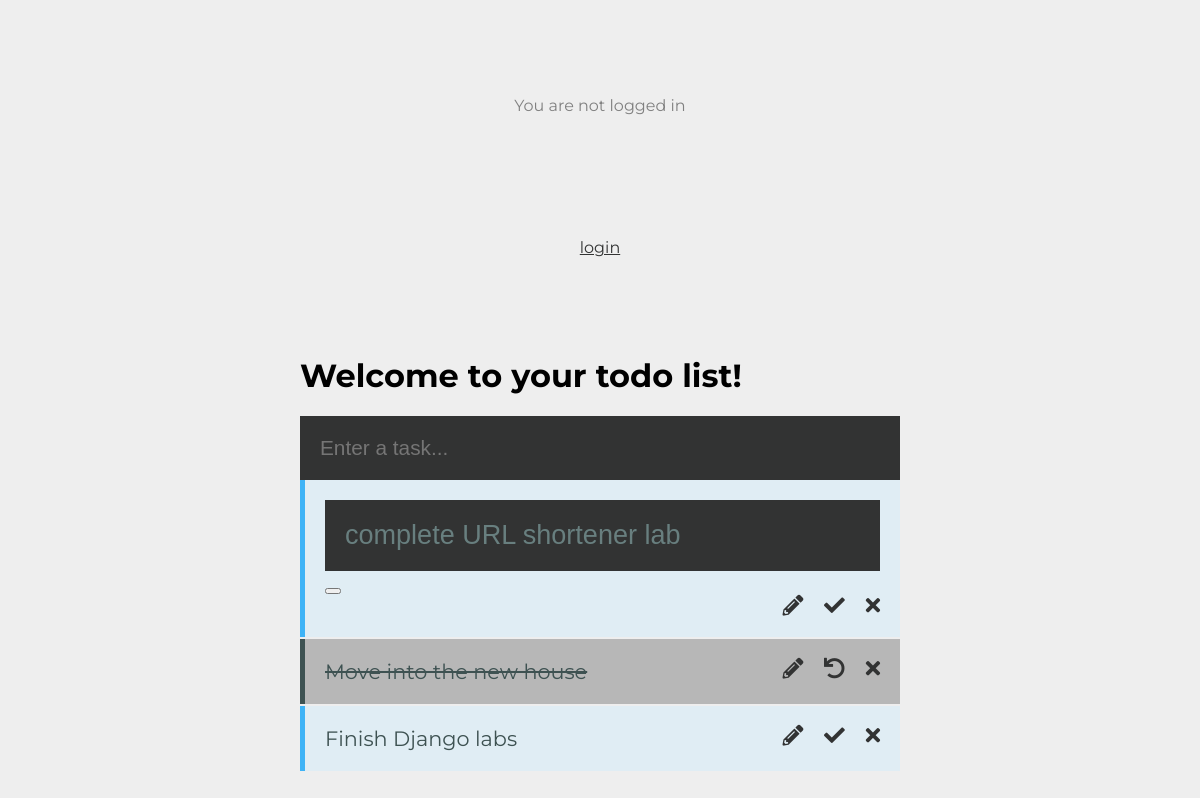
Screenshot of /todos/3/editing with the database file from the repository.
### todos/models.py (models this page shows, shortened)
class Todo(models.Model):
    text = models.CharField(max_length=250)
    completed = models.BooleanField(default=False)
    created_date = models.DateTimeField(default=timezone.now)
    completed_date = models.DateTimeField(null=True, blank=True)
    def __str__(self):
        return self.text

### todos/views.py (the view)
# urls.py: path('todos/<int:pk>/editing', views.edit_view, name='edit_view'),
def edit_view(request, pk):
    todos = Todo.objects.all().order_by('-created_date', 'completed')
    return render(request, 'todos/index.html', {
        'todos': todos,
        'pk': pk,
        'editing': True
    })

### todos/templates/todos/index.html (shortened to what this page needs)
{% extends "todos/base.html" %}
{% block extra_styles %}
    <link rel="stylesheet" href="https://use.fontawesome.com/releases/v5.8.1/css/all.css">
{% endblock extra_styles %}
{% block login %}
{% if user.is_authenticated %}
  Hi {{ user.username }}!
  <p><a href="{% url 'logout' %}">logout</a></p>
{% else %}
  <p>You are not logged in</p>
  <a href="{% url 'login' %}">login</a>
{% endif %}
{% endblock %}
{% block content %}
    <div id='app'>
        <h1>Welcome to your todo list!</h1>
        <form action="{% url 'todos:add_todo' %}" method='POST'>
            <input id='todo-input' type='text' name='todo' placeholder='Enter a task...' />
        </form>
        <ul id='todos-container'>
            {% for todo in todos %}
                <li class="{% if todo.completed %} completed {% endif %}">
                    {% if editing and todo.pk == pk %}
                        <form action="{% url 'todos:edit_todo' pk=pk %}" method='POST'>
                            <input id="edit" name="todo" type="text" value='{{todo.text}}' />
                            <button type='submit'></button>
                        </form>
                    {% else %}
                        {{ todo }}
                    {% endif %}
                    <a href="{% url 'todos:delete_todo' pk=todo.pk %}"><i class='fa fa-times'></i></a>
                    <a href="{% url 'todos:toggle_todo' pk=todo.pk %}">
                        {% if todo.completed %}
                            <i class="fa fa-undo"></i>
                        {% else %}
                            <i class='fa fa-check'></i>
                        {% endif %}
                    </a>
                    <a href="{% url 'todos:edit_view' pk=todo.pk %}"><i class='fa fa-pencil-alt'></i></a>
                </li>
            {% endfor %}
        </ul>
    </div>
{% endblock content %}

### todos/static/todos/css/stylesheet.css (style rules this page uses)
body { background-color: #EEEEEE; font-family: 'Montserrat', sans-serif; display: grid; grid-template-rows: auto; justify-items: center; padding-top: 50px; }
body, html { margin: 0; height: 100%; }
#app { width: 50%; }
ul { margin: 0; padding: 0; list-style-type: none; }
ul li { padding: 20px; font-size: 1.3em; background-color: #E0EDF4; border-left: 5px solid #3EB3F6; margin-bottom: 2px; color: #3E5252; overflow: hidden; }
.completed { background-color: #b7b7b7; border-left: 5px solid #3E5252; text-decoration-line: line-through; }
p { text-align:center; padding: 30px 0; color: gray; }
input { width: calc(100% - 40px); border: 0; padding: 20px; font-size: 1.3em; background-color: #323333; color: #687F7F; }
a { color: #323333; }
i { float:right; padding-left: 1em; cursor:pointer; }

### rows the page displays
Todo: todo "complete URL shortener lab", completed False (drawn)
Todo: text "Move into the new house", completed True (drawn)
Todo: text "Finish Django labs", completed False (drawn)
